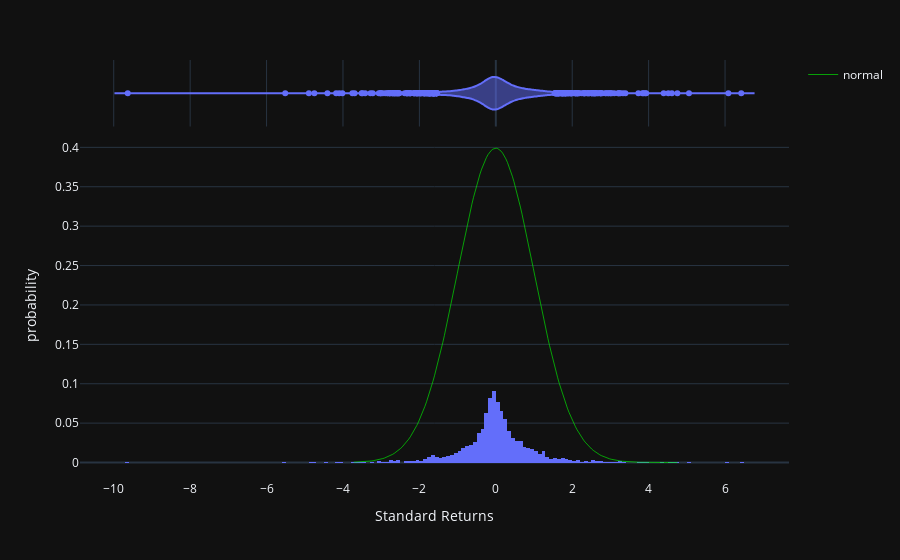

Here is the notebook cell this chart was saved with:
### Code cell
fig = px.histogram(BTC_price_data['Standard Returns'] , x="Standard Returns", marginal="violin",
                   hover_data=['Standard Returns'], histnorm='probability')

# Standard normal
ndist = stats.norm(loc=0, scale=1)
low_bound = ndist.ppf(.0001)
high_bound = ndist.ppf(.999999)
x_norm = np.linspace(low_bound, high_bound, 201)
y_norm = ndist.pdf(x_norm)

fig.add_traces(go.Scatter(x=x_norm, y=y_norm, mode = 'lines',
                          line = dict(color='rgba(0,255,0, 0.6)',
                                      width = 1
                                     ),
                          name = 'normal'
                         ))

fig.update_layout(template = 'plotly_dark')


fig.show()

### Figure 1 — Plotly figure (JSON) as saved in the notebook; plotly's stock layout.template omitted (floating-point values rounded to 4 significant figures; data arrays with more than 128 entries replaced by an {"elided": "..."} marker saying what was removed)
{"data": [{"alignmentgroup": "True", "bingroup": "x", "histnorm": "probability", "hovertemplate": "Standard Returns=%{x}<br>probability=%{y}<extra></extra>", "legendgroup": "", "marker": {"color": "#636efa"}, "name": "", "offsetgroup": "", "orientation": "v", "showlegend": false, "type": "histogram", "x": {"elided": "2340 float values"}, "xaxis": "x", "yaxis": "y"}, {"alignmentgroup": "True", "hovertemplate": "Standard Returns=%{x}<extra></extra>", "legendgroup": "", "marker": {"color": "#636efa"}, "name": "", "offsetgroup": "", "scalegroup": "x", "showlegend": false, "type": "violin", "x": {"elided": "2340 float values"}, "xaxis": "x2", "yaxis": "y2"}, {"line": {"color": "rgba(0,255,0, 0.6)", "width": 1}, "mode": "lines", "name": "normal", "type": "scatter", "x": {"elided": "201 float values"}, "y": {"elided": "201 float values"}}], "layout": {"autosize": true, "barmode": "relative", "legend": {"tracegroupgap": 0}, "margin": {"t": 60}, "xaxis": {"anchor": "y", "autorange": true, "domain": [0, 1], "range": [-10.88, 7.673], "title": {"text": "Standard Returns"}, "type": "linear"}, "xaxis2": {"anchor": "y2", "autorange": true, "domain": [0, 1], "matches": "x", "range": [-10.88, 7.673], "showgrid": true, "showticklabels": false, "type": "linear"}, "yaxis": {"anchor": "x", "autorange": true, "domain": [0, 0.8316], "range": [-0.02216, 0.4211], "title": {"text": "probability"}, "type": "linear"}, "yaxis2": {"anchor": "x2", "autorange": true, "domain": [0.8416, 1], "matches": "y2", "range": [-0.5, 0.5], "showgrid": false, "showline": false, "showticklabels": false, "ticks": "", "type": "category"}}}
